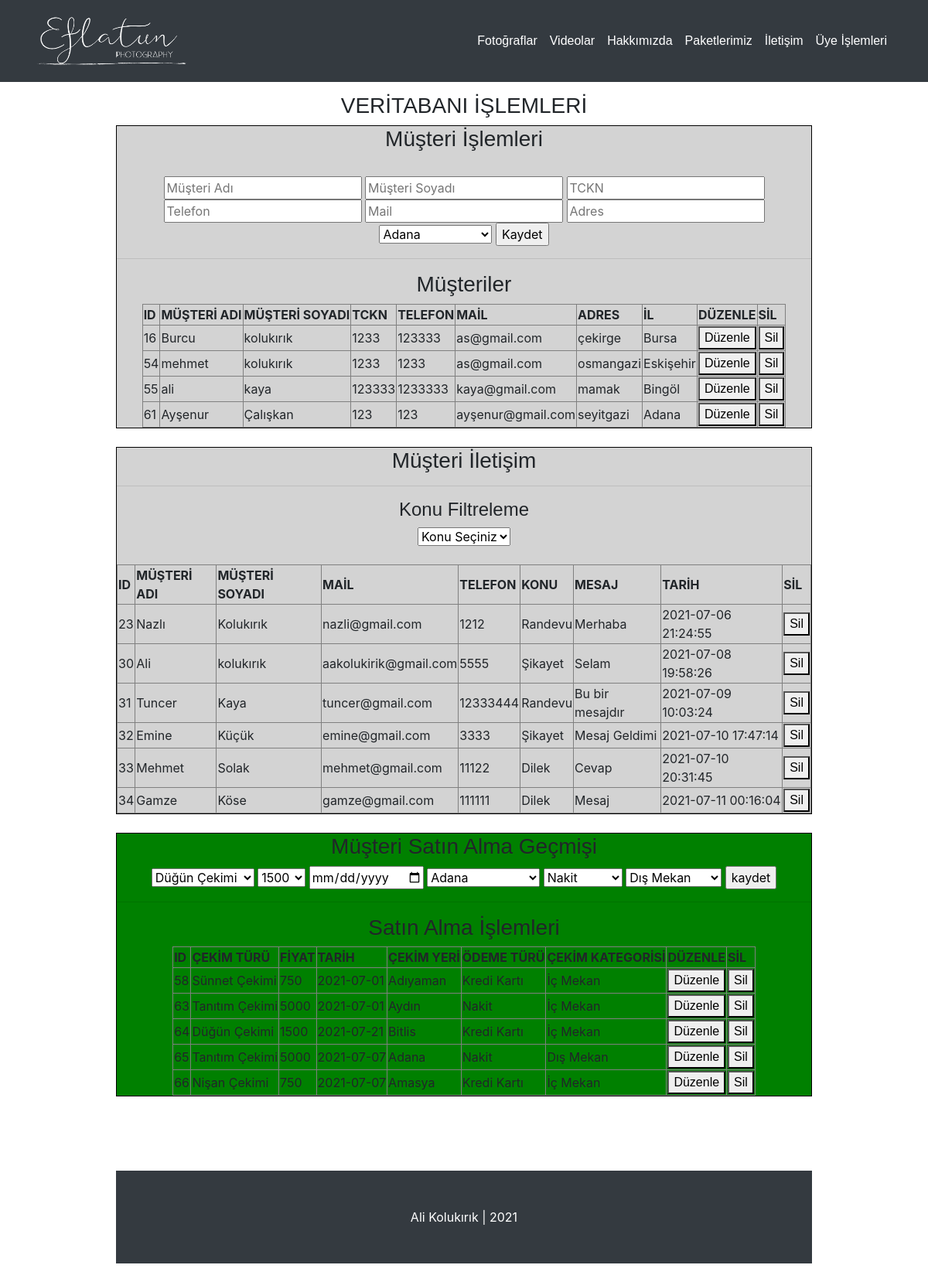
The app's page /admin.php with its own data.
### tables this page shows
CREATE TABLE IF NOT EXISTS `tblmusteri` (
  `id` int(11) NOT NULL AUTO_INCREMENT,
  `ad` varchar(30) NOT NULL,
  `soyad` varchar(30) NOT NULL,
  `tckn` int(11) NOT NULL,
  `telefon` int(11) NOT NULL,
  `mail` varchar(30) NOT NULL,
  `adres` varchar(300) NOT NULL,
  `ilid` int(11) NOT NULL,
  PRIMARY KEY (`id`),
  KEY `il` (`ilid`)
);

CREATE TABLE IF NOT EXISTS `tblil` (
  `id` int(11) NOT NULL AUTO_INCREMENT,
  `sehir` varchar(50) NOT NULL,
  PRIMARY KEY (`id`)
);

CREATE TABLE IF NOT EXISTS `tbliletisim` (
  `id` int(11) NOT NULL AUTO_INCREMENT,
  `ad` varchar(30) NOT NULL,
  `soyad` varchar(30) NOT NULL,
  `mail` varchar(30) NOT NULL,
  `telefon` int(11) NOT NULL,
  `konuid` int(11) NOT NULL,
  `mesaj` varchar(300) NOT NULL,
  `tarih` timestamp NOT NULL DEFAULT CURRENT_TIMESTAMP,
  PRIMARY KEY (`id`),
  KEY `konuid` (`konuid`)
);

CREATE TABLE IF NOT EXISTS `tblkonu` (
  `id` int(11) NOT NULL AUTO_INCREMENT,
  `konuadi` varchar(30) NOT NULL,
  PRIMARY KEY (`id`)
);

CREATE TABLE IF NOT EXISTS `tblsatinal` (
  `id` int(11) NOT NULL AUTO_INCREMENT,
  `cekimturuid` int(11) NOT NULL,
  `fiyatid` int(11) NOT NULL,
  `cekimtarihi` date NOT NULL,
  `cekimyeri` int(11) NOT NULL,
  `odemeid` int(11) NOT NULL,
  `kategoriid` int(11) NOT NULL,
  PRIMARY KEY (`id`),
  KEY `kategoriid` (`kategoriid`),
  KEY `odemeid` (`odemeid`),
  KEY `cekimyeri` (`cekimyeri`),
  KEY `cekimturuid` (`cekimturuid`)
);

CREATE TABLE IF NOT EXISTS `tblcekimturu` (
  `id` int(11) NOT NULL AUTO_INCREMENT,
  `cekimturu` varchar(30) NOT NULL,
  `fiyat` int(11) NOT NULL,
  `fotograf` varchar(200) NOT NULL,
  PRIMARY KEY (`id`)
);

CREATE TABLE IF NOT EXISTS `tblodeme` (
  `id` int(11) NOT NULL AUTO_INCREMENT,
  `odemeturu` varchar(50) NOT NULL,
  PRIMARY KEY (`id`)
);

CREATE TABLE IF NOT EXISTS `tblkategori` (
  `id` int(11) NOT NULL AUTO_INCREMENT,
  `kategoriadi` varchar(30) NOT NULL,
  PRIMARY KEY (`id`)
);

### adminsatinalma.php (the view)
 <?php
 require_once("baglan.php");
 ?>
 <div style=" border:1px  solid black; background-color: green; ">
    <h3>Müşteri Satın Alma Geçmişi</h3>
    <?php
    $sorgu = $db->prepare("SELECT * from tblodeme");
    $sorgu->execute();
    $satirlar = $sorgu->fetchALL(PDO::FETCH_ASSOC);
    $sorgu2 = $db->prepare("SELECT * from tblil");
    $sorgu2->execute();
    $satirlar2 = $sorgu2->fetchALL(PDO::FETCH_ASSOC);
    $sorgu3 = $db->prepare("SELECT * from tblkategori");
    $sorgu3->execute();
    $satirlar3 = $sorgu3->fetchALL(PDO::FETCH_ASSOC);
    $sorgu4 = $db->prepare("SELECT * from tblcekimturu");
    $sorgu4->execute();
    $satirlar4 = $sorgu4->fetchALL(PDO::FETCH_ASSOC);
    ?>
    <form action="adminislem.php" method= "post" >
        <select  name = "cekimturu">
            <?php
            foreach ($satirlar4 as $satir4) {?>
                <option value="<?php echo $satir4['id']; ?>"> <?php echo $satir4['cekimturu']; ?> </option>
            <?php  }?>
        </select>
        <select  name = "fiyat">
            <?php
            foreach ($satirlar4 as $satir4) {?>
                <option value="<?php echo $satir4['id']; ?>"> <?php echo $satir4['fiyat']; ?> </option>
            <?php  }?>
        </select>
        <input type="date" name="cekimtarihi"   placeholder="cekimtarihi">
        <select  name = "sehir">
            <?php
            foreach ($satirlar2 as $satir2) {?>
                <option value="<?php echo $satir2['id']; ?>"> <?php echo $satir2['sehir']; ?> </option>
            <?php  }?>
        </select>
        <select  name = "odemeturu">
            <?php
            foreach ($satirlar as $satir) {?>
                <option value="<?php echo $satir['id']; ?>"> <?php echo $satir['odemeturu']; ?> </option>
            <?php  }?>
        </select>
        <select  name = "kategoriadi">
            <?php
            foreach ($satirlar3 as $satir3) {?>
                <option value="<?php echo $satir3['id']; ?>"> <?php echo $satir3['kategoriadi']; ?> </option>
            <?php  }?>
        </select>
        <input type="submit" name="musterisatinalmaislemi" value="kaydet">
    </form>
    <hr>
    <h3>Satın Alma İşlemleri</h3>
    <table border="1">
        <tr>
            <th>ID</th>
            <th>ÇEKİM TÜRÜ</th>
            <th>FİYAT</th>
            <th>TARİH</th>
            <th>ÇEKİM YERİ</th>
            <th>ÖDEME TÜRÜ</th>
            <th>ÇEKİM KATEGORİSİ</th>
            <th>DÜZENLE</th>
            <th>SİL</th>
        </tr>
        <?php
        $sorgu = $db->prepare("Select
           tblsatinal.id as aid,
           tblsatinal.cekimturuid as acekimturuid,
           tblsatinal.cekimtarihi as acekimtarihi,
           tblsatinal.cekimyeri as acekimyeri,
           tblsatinal.odemeid as aodemeid,
           tblsatinal.kategoriid as akategoriid,
           tblsatinal.fiyatid as afiyatid,
           tblil.id as ilid,
           tblil.sehir as ilsehir,
           tblcekimturu.id as ctid,
           tblcekimturu.cekimturu as ctcekimturu,
           tblcekimturu.fiyat as ctfiyat,
           tblodeme.id as oid,
           tblodeme.odemeturu as oodemeturu,
           tblkategori.id as kid,
           tblkategori.kategoriadi as kkategoriadi
           from tblsatinal INNER JOIN tblil on tblsatinal.cekimyeri=tblil.id
           INNER JOIN tblcekimturu on tblsatinal.cekimturuid=tblcekimturu.id
           INNER JOIN tblodeme on tblsatinal.odemeid=tblodeme.id
           INNER JOIN tblkategori on tblsatinal.kategoriid=tblkategori.id
           order by tblsatinal.id
           ");
        $sorgu->execute();
        while ($satir = $sorgu->FETCH(PDO::FETCH_ASSOC)){ ?>
            <tr>
                <td> <?php echo $satir["aid"]; ?></td>
                <td> <?php echo $satir["ctcekimturu"]; ?></td>
                <td> <?php echo $satir["ctfiyat"]; ?></td>
                <td> <?php echo $satir["acekimtarihi"]; ?></td>
                <td> <?php echo $satir["ilsehir"]; ?></td>
                <td> <?php echo $satir["oodemeturu"]; ?></td>
                <td> <?php echo $satir["kkategoriadi"]; ?></td>
                <td>  <a href="satinalma_duzenle.php?id=<?php echo $satir["aid"]; ?>">   <button>Düzenle</button>   </a> </td>
                <td> <a href="satinalma_sil.php?id=<?php echo $satir["aid"]; ?>">   <button>Sil</button>  </a></td>
            </tr>
        <?php }
        ?>
    </table>
</div>

### admin.php (shortened to what this page needs)
<?php
require_once("baglan.php");
?>
<!DOCTYPE html>
<html>
<head>
    <link rel="stylesheet" href="https://use.fontawesome.com/releases/v5.6.1/css/all.css"
>
    <link rel="stylesheet" href="https://stackpath.bootstrapcdn.com/bootstrap/4.1.3/css/bootstrap.min.css">
    <link rel="stylesheet" href="style.css">
</head>
<body class="w-75 mx-auto my-4" >
    <nav class="navbar bg-dark navbar-expand-sm navbar-dark fixed-top">
        <div class="container">
            <a href="main.php" class="navbar-brand">
                <img src="img/ef11.png" width="200" height="80">
            </a>
            <div id="navbarCollapse" class="collapse navbar-collapse">
                <ul class="navbar-nav ml-auto">
                    <li class="nav-item">
                        <a href="foto.php" class="nav-link active">
                            Fotoğraflar
                        </a>
                    </li>
                    <li class="nav-item">
                        <a href="vid.php" class="nav-link active">
                            Videolar
                        </a>
                    </li>
                    <li class="nav-item">
                        <a href="hak.php" class="nav-link active">
                            Hakkımızda
                        </a>
                    </li>
                    <li class="nav-item">
                        <a href="paketlerimiz.php" class="nav-link active">
                            Paketlerimiz
                        </a>
                    </li>
                    <li class="nav-item">
                        <a href="iletisim.php" class="nav-link active">
                            İletişim
                        </a>
                    </li>
                    <li class="nav-item">
                        <a href="uye.php" class="nav-link active">
                            Üye İşlemleri
                        </a>
                    </li>
                </ul>
            </div>
        </div>
    </nav>
    <br>
    <br><br><br>
    <div align="center">
        <h3>VERİTABANI İŞLEMLERİ</h3>   </div>
        <div align="center">
            <?php
            require_once("adminmusteri.php");
            ?>
            <br>
            <?php
            require_once("adminiletisim.php");
            ?>
            <br>
            <?php
            require_once("adminsatinalma.php");
            ?>
        </div>
        <br><br><br><br>
        <footer class="py-5 bg-dark text-white text-center" class="w-75 mx-auto my-4 " >
            Ali Kolukırık | 2021
        </footer>
    </body>
    </html>

### adminmusteri.php
<?php
require_once("baglan.php");
?>
    <div style=" border:1px  solid black; background-color: lightgray; ">
        <h3>Müşteri İşlemleri</h3>
        <br>
        <?php
        $sorgu = $db->prepare("SELECT * from tblil");
        $sorgu->execute();
        $satirlar = $sorgu->fetchALL(PDO::FETCH_ASSOC);
        ?>
        <form action="adminislem.php" method= "post" >
            <input type="text" name="ad"  required=" " placeholder="Müşteri Adı">
            <input type="text" name="soyad"  required=" " placeholder="Müşteri Soyadı">
            <input type="text" name="tckn"  required=" " placeholder="TCKN">
            <input type="text" name="telefon"  required=" " placeholder="Telefon">
            <input type="mail" name="mail"  required=" " placeholder="Mail">
            <input type="text" name="adres"  required=" " placeholder="Adres">
            <select name="sehir">
                <?php
                foreach ($satirlar as $satir) {?>
                    <option value="<?php echo $satir['id']; ?>"> <?php echo $satir['sehir']; ?> </option>
                <?php  }?>
            </select>
            <input type="submit" name="musterikayitislemi" value="Kaydet">
        </form>
        <hr>
        <h3>Müşteriler</h3>
        <table border="1">
            <tr>
                <th>ID</th>
                <th>MÜŞTERİ ADI</th>
                <th>MÜŞTERİ SOYADI</th>
                <th>TCKN</th>
                <th>TELEFON</th>
                <th>MAİL</th>
                <th>ADRES</th>
                <th>İL</th>
                <th>DÜZENLE</th>
                <th>SİL</th>
            </tr>
            <?php
            $sorgu = $db->prepare("Select
                tblmusteri.id as aid,
                tblmusteri.ad as aad,
                tblmusteri.soyad as asoyad,
                tblmusteri.tckn as atckn,
                tblmusteri.telefon as atelefon,
                tblmusteri.mail as amail,
                tblmusteri.adres as aadres,
                tblmusteri.ilid as ailad,
                tblil.id as iid,
                tblil.sehir as isehir
                from tblmusteri INNER JOIN tblil on tblmusteri.ilid=tblil.id");
            $sorgu->execute();
            while ($satir = $sorgu->FETCH(PDO::FETCH_ASSOC)){ ?>
                <tr>
                    <td> <?php echo $satir["aid"]; ?></td>
                    <td> <?php echo $satir["aad"]; ?></td>
                    <td> <?php echo $satir["asoyad"];?></td>
                    <td> <?php echo $satir["atckn"]; ?></td>
                    <td> <?php echo $satir["atelefon"]; ?></td>
                    <td> <?php echo $satir["amail"]; ?></td>
                    <td> <?php echo $satir["aadres"]; ?></td>
                    <td> <?php echo $satir["isehir"]; ?></td>
                    <td>  <a href="musteri_duzenle.php?id=<?php echo $satir["aid"]; ?>"><button>Düzenle</button></a> </td>
                    <td> <a href="musteri_sil.php?id=<?php echo $satir["aid"]; ?>"><button>Sil</button></a></td>
                </tr>
            <?php }
            ?>
        </table>
    </div>

### adminiletisim.php (shortened to what this page needs)
<?php
require_once("baglan.php");
?>
<!DOCTYPE html>
<html>
<head>
</head>
<body>
	<div style=" border:1px  solid black; background-color: lightgray; ">
		<h3>Müşteri İletişim</h3>
		<?php
		$sorgu = $db->prepare("SELECT * from tblkonu");
		$sorgu->execute();
		?>
		<hr>
		<h4>Konu Filtreleme</h4>
		<select name="konuid" id="konu_filtre" onchange="goster()">
			<option>Konu Seçiniz</option>
		</select>
		<br> <br>
		<div id="konu_getir">
			<?php
			if (isset($_GET["konu"])) {
				$sorgu = $db->prepare("Select
					tbliletisim.id as aid,
					tbliletisim.ad as aad,
					tbliletisim.soyad as asoyad,
					tbliletisim.mail as amail,
					tbliletisim.telefon as atelefon,
					tbliletisim.konuid as akonuid,
					tbliletisim.mesaj as amesaj,
					tbliletisim.tarih as atarih,
					tblkonu.id as iid,
					tblkonu.konuadi as ikonuadi
					from tbliletisim INNER JOIN tblkonu on tbliletisim.konuid=tblkonu.id
					where tbliletisim.konuid=:konuadi_alias
					order by tbliletisim.id
					");
				$sorgu->execute(array(
					'konuadi_alias' => $_GET["konu"]
				));
			}else {
				$sorgu = $db->prepare("Select
					tbliletisim.id as aid,
					tbliletisim.ad as aad,
					tbliletisim.soyad as asoyad,
					tbliletisim.mail as amail,
					tbliletisim.telefon as atelefon,
					tbliletisim.konuid as akonuid,
					tbliletisim.mesaj as amesaj,
					tbliletisim.tarih as atarih,
					tblkonu.id as iid,
					tblkonu.konuadi as ikonuadi
					from tbliletisim INNER JOIN tblkonu on tbliletisim.konuid=tblkonu.id
					order by tbliletisim.id
					");
				$sorgu->execute();
			}
			?>
			<table border="1">
				<tr>
					<th>ID</th>
					<th>MÜŞTERİ ADI</th>
					<th>MÜŞTERİ SOYADI</th>
					<th>MAİL</th>
					<th>TELEFON</th>
					<th>KONU</th>
					<th>MESAJ</th>
					<th>TARİH</th>
					<th>SİL</th>
				</tr>
				<?php
				while ($satir = $sorgu->FETCH(PDO::FETCH_ASSOC)){ ?>
					<tr>
						<td> <?php echo $satir["aid"]; ?></td>
						<td> <?php echo $satir["aad"]; ?></td>
						<td> <?php echo $satir["asoyad"];?></td>
						<td> <?php echo $satir["amail"]; ?></td>
						<td> <?php echo $satir["atelefon"]; ?></td>
						<td> <?php echo $satir["ikonuadi"]; ?></td>
						<td> <?php echo $satir["amesaj"]; ?></td>
						<td> <?php echo $satir["atarih"]; ?></td>
						<td> <a href="mesaj_sil.php?id=<?php echo $satir["aid"]; ?>"><button>Sil</button></a></td>
					</tr>
				<?php }
				?>
			</table>
		</div>
	</div>
</body>
</html>

### style.css (style rules this page uses)
a { font-family: Helvetica; text-align:justify; }
h3 { font-family: Helvetica; text-align:justify; text-align: center; }
h4 { font-family: Helvetica; text-align:justify; text-align: center; }

### records on screen
tblmusteri: id "16", ad "Burcu", soyad "kolukırık", tckn "1233", telefon "123333", mail "as@gmail.com", adres "çekirge", ilid.sehir "Bursa"
tblmusteri: id "54", ad "mehmet", soyad "kolukırık", tckn "1233", telefon "1233", mail "as@gmail.com", adres "osmangazi", ilid.sehir "Eskişehir"
tblmusteri: id "55", ad "ali", soyad "kaya", tckn "123333", telefon "1233333", mail "kaya@gmail.com", adres "mamak", ilid.sehir "Bingöl"
tblmusteri: id "61", ad "Ayşenur", soyad "Çalışkan", tckn "123", telefon "123", mail "ayşenur@gmail.com", adres "seyitgazi", ilid.sehir "Adana"
tbliletisim: id "23", ad "Nazlı", soyad "Kolukırık", mail "nazli@gmail.com", telefon "1212", konuid.konuadi "Randevu", mesaj "Merhaba", tarih "2021-07-06 21:24:55"
tbliletisim: id "30", ad "Ali", soyad "kolukırık", mail "aakolukirik@gmail.com", telefon "5555", konuid.konuadi "Şikayet", mesaj "Selam", tarih "2021-07-08 19:58:26"
tbliletisim: id "31", ad "Tuncer", soyad "Kaya", mail "tuncer@gmail.com", telefon "12333444", konuid.konuadi "Randevu", mesaj "Bu bir mesajdır", tarih "2021-07-09 10:03:24"
tbliletisim: id "32", ad "Emine", soyad "Küçük", mail "emine@gmail.com", telefon "3333", konuid.konuadi "Şikayet", mesaj "Mesaj Geldimi", tarih "2021-07-10 17:47:14"
tbliletisim: id "33", ad "Mehmet", soyad "Solak", mail "mehmet@gmail.com", telefon "11122", konuid.konuadi "Dilek", mesaj "Cevap", tarih "2021-07-10 20:31:45"
tbliletisim: id "34", ad "Gamze", soyad "Köse", mail "gamze@gmail.com", telefon "111111", konuid.konuadi "Dilek", mesaj "Mesaj", tarih "2021-07-11 00:16:04"
tblsatinal: id "58", cekimturuid.cekimturu "Sünnet Çekimi", cekimturuid.fiyat "750", cekimtarihi "2021-07-01", cekimyeri.sehir "Adıyaman", odemeid.odemeturu "Kredi Kartı", kategoriid.kategoriadi "İç Mekan"
tblsatinal: id "63", cekimturuid.cekimturu "Tanıtım Çekimi", cekimturuid.fiyat "5000", cekimtarihi "2021-07-01", cekimyeri.sehir "Aydın", odemeid.odemeturu "Nakit", kategoriid.kategoriadi "İç Mekan"
tblsatinal: id "64", cekimturuid.cekimturu "Düğün Çekimi", cekimturuid.fiyat "1500", cekimtarihi "2021-07-21", cekimyeri.sehir "Bitlis", odemeid.odemeturu "Kredi Kartı", kategoriid.kategoriadi "İç Mekan"
tblsatinal: id "65", cekimturuid.cekimturu "Tanıtım Çekimi", cekimturuid.fiyat "5000", cekimtarihi "2021-07-07", cekimyeri.sehir "Adana", odemeid.odemeturu "Nakit", kategoriid.kategoriadi "Dış Mekan"
tblsatinal: id "66", cekimturuid.cekimturu "Nişan Çekimi", cekimturuid.fiyat "750", cekimtarihi "2021-07-07", cekimyeri.sehir "Amasya", odemeid.odemeturu "Kredi Kartı", kategoriid.kategoriadi "İç Mekan"

### other values on screen
form field sehir "Adana"
form field cekimturu "Düğün Çekimi"
form field fiyat "1500"
form field odemeturu "Nakit"
form field kategoriadi "Dış Mekan"
